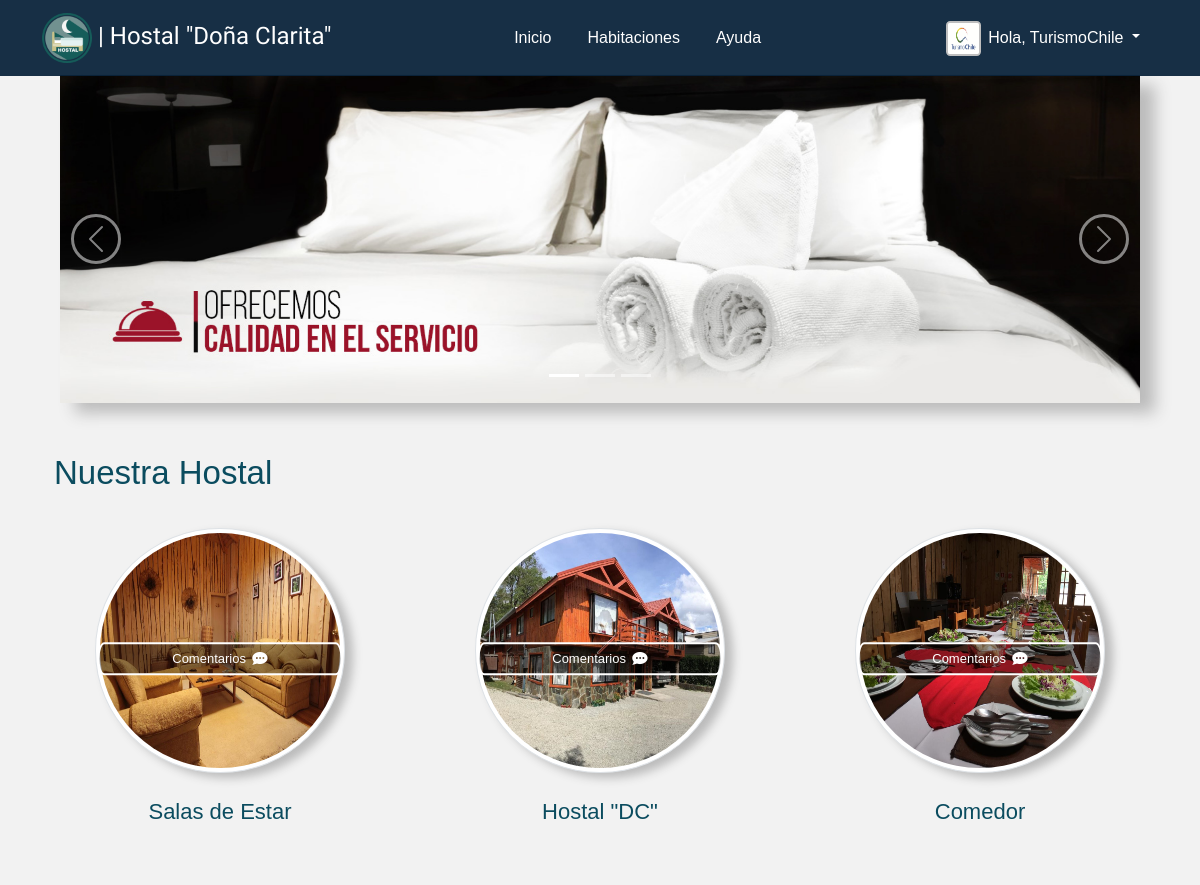
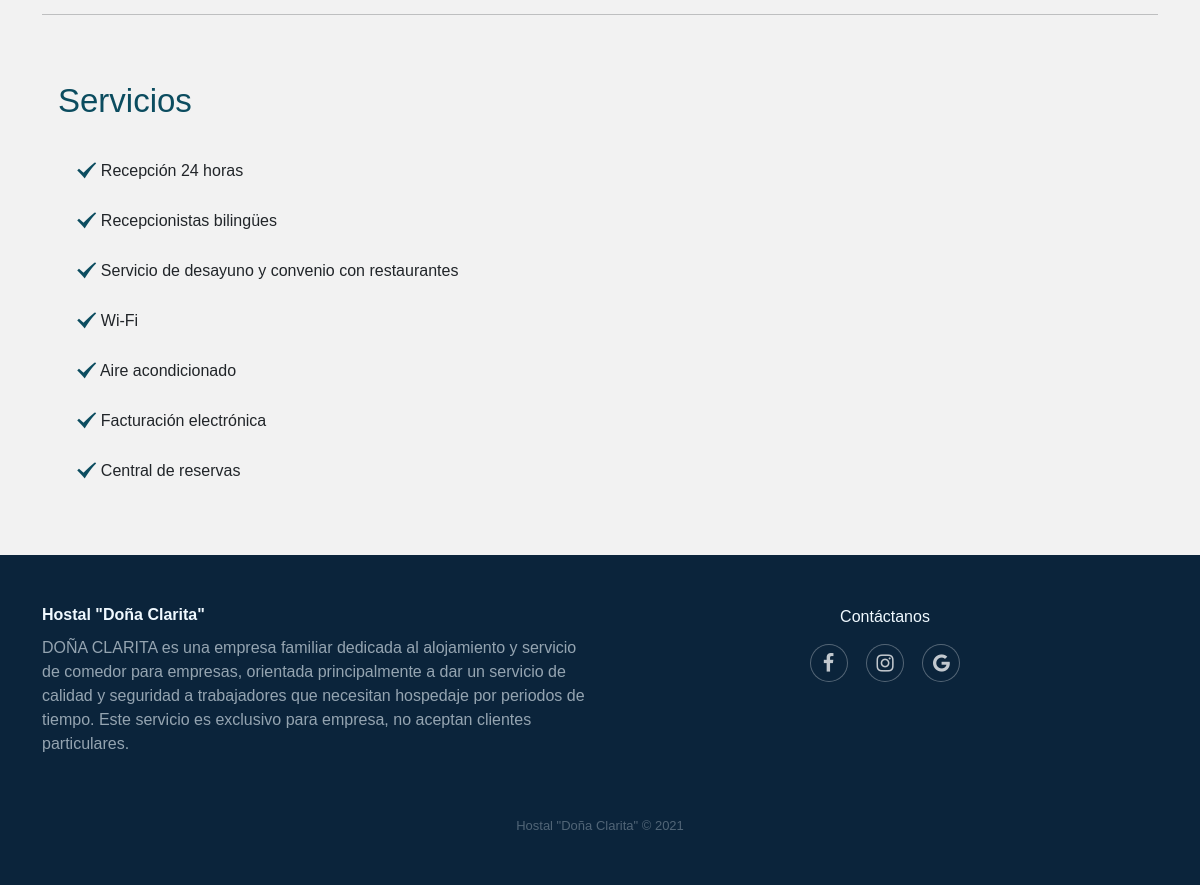
The page / (signed in) on the database its author committed (2 pictures, top to bottom).
### alojamiento/models.py (models this page shows, shortened)
class Profile(models.Model):
    user                    = models.OneToOneField(User, on_delete=models.CASCADE)
    bio                     = models.TextField(max_length=255 ,blank=True, null=True)
    telefono                = models.CharField(max_length=9, null=True, blank=True)
    foto_perfil             = models.ImageField(default='user_default.png', upload_to='fotos_perfil')
    foto_portada            = models.ImageField(default='portada_default.png', upload_to='fotos_portadas')
    twitter                 = models.CharField(max_length=50, null=True, blank=True)
    instagram               = models.CharField(max_length=50, null=True, blank=True)
    facebook                = models.CharField(max_length=50, null=True, blank=True)
    tipo_permiso            = models.CharField(max_length=50, null=True, blank=False, default='Usuario', choices=permissions_choice)

class Post(models.Model):
    user                = models.ForeignKey(User, on_delete=models.CASCADE, related_name='posts')
    fecha_creacion      = models.DateTimeField(default=timezone.now)
    Titulo              = models.CharField(max_length=100, null=True, blank=True)
    imagen              = models.ImageField(upload_to='imagenes', null=True, blank=True)
    likes               = models.ManyToManyField(User, related_name="blog_posts")
    class Meta:
        ordering = ['fecha_creacion']

### alojamiento/views.py (the view)
# urls.py: path('', Homeview.as_view(), name="index"),
class Homeview(ListView):
    model = Post
    template_name = 'index.html'

### alojamiento/templates/index.html (shortened to what this page needs)
<!DOCTYPE html>
<html lang="en">
<head>
    {% load static %}
    <link type="text/css" rel="stylesheet" href="{% static 'css/menu.css' %}">
    <link type="text/css" rel="stylesheet" href="{% static 'css/fontello.css' %}">
    <link type="text/css" rel="stylesheet" href="{% static 'css/index.css' %}">
    <link type="text/css" rel="stylesheet" href="{% static 'css/footer.css' %}">
    <link href="https://cdn.jsdelivr.net/npm/bootstrap@5.0.0-beta3/dist/css/bootstrap.min.css" rel="stylesheet">
</head>
{% if request.user.profile.tipo_permiso == 'Proveedor' %}
<link type="text/css" rel="stylesheet" href="{% static 'css/error403.css' %}">
<link href="https://fonts.googleapis.com/css?family=Raleway:500,800" rel="stylesheet">
<body class="body_error">
  <use>
  <svg version="1.1" xmlns="http://www.w3.org/2000/svg" xmlns:xlink="http://www.w3.org/1999/xlink" x="0px" y="0px" viewBox="0 0 1000 1000" enable-background="new 0 0 1000 1000" xml:space="preserve" class="whistle">
<metadata> Svg Vector Icons : http://www.onlinewebfonts.com/icon </metadata>
<g><g transform="translate(0.000000,511.000000) scale(0.100000,-0.100000)">
<path d="M4295.8,3963.2c-113-57.4-122.5-107.2-116.8-622.3l5.7-461.4l63.2-55.5c72.8-65.1,178.1-74.7,250.8-24.9c86.2,61.3,97.6,128.3,97.6,584c0,474.8-11.5,526.5-124.5,580.1C4393.4,4001.5,4372.4,4001.5,4295.8,3963.2z"/><path d="M3053.1,3134.2c-68.9-42.1-111-143.6-93.8-216.4c7.7-26.8,216.4-250.8,476.8-509.3c417.4-417.4,469.1-463.4,526.5-463.4c128.3,0,212.5,88.1,212.5,224c0,67-26.8,97.6-434.6,509.3c-241.2,241.2-459.5,449.9-488.2,465.3C3181.4,3180.1,3124,3178.2,3053.1,3134.2z"/><path d="M2653,1529.7C1644,1445.4,765.1,850,345.8-32.7C62.4-628.2,22.2-1317.4,234.8-1960.8C451.1-2621.3,947-3186.2,1584.6-3500.2c1018.6-501.6,2228.7-296.8,3040.5,515.1c317.8,317.8,561,723.7,670.1,1120.1c101.5,369.5,158.9,455.7,360,553.3c114.9,57.4,170.4,65.1,1487.7,229.8c752.5,93.8,1392,181.9,1420.7,193.4C8628.7-857.9,9900,1250.1,9900,1328.6c0,84.3-67,172.3-147.4,195.3c-51.7,15.3-790.8,19.1-2558,15.3l-2487.2-5.7l-55.5-63.2l-55.5-61.3v-344.6V719.8h-411.7h-411.7v325.5c0,509.3,11.5,499.7-616.5,494C2921,1537.3,2695.1,1533.5,2653,1529.7z"/></g></g>
</svg>
</use>
<h1 style=" color: #facf5a;">403</h1>
<h2 style="color: #455d7a;">No Esta Vez, Acceso Prohibido!</h2>
<div class="container">
  <a href="/index_proveedor" id="back">Volver a Casa</a>
</div>
</body>
{% else %}
 <header>
   {% if request.user.profile.tipo_permiso == 'Administrador' or request.user.profile.tipo_permiso == 'Recepcionista' or request.user.profile.tipo_permiso == 'Solicitante' or  request.user.profile.tipo_permiso == 'Ayudante Cocina' %}
   <div id="menu_mobile" >
     {% if request.user.is_authenticated %}
   <nav class="navbar navbar-white" id="barra_mobile">
     <div class="container">
       <a href="/" class="icon-home-2" title="Home" id="opciones_mobile"></a>
       <a href="/perfil" class="icon-user-circle-o" title="Perfil" id="opciones_mobile"></a>
       {% if request.user.profile.tipo_permiso == 'Recepcionista' %}
       <a href="/habitaciones" class="icon-list-alt" title="Dashboard" id="opciones_mobile"></a>
       {% elif request.user.profile.tipo_permiso == 'Solicitante' %}
       <a href="/proveedores" class="icon-list-alt" title="Dashboard" id="opciones_mobile"></a>
       {% elif request.user.profile.tipo_permiso == 'Ayudante Cocina' %}
       <a href="/comedor" class="icon-list-alt" title="Dashboard" id="opciones_mobile"></a>
       {% else %}
       <a href="/dashboard" class="icon-list-alt" title="Dashboard" id="opciones_mobile"></a>
       {% endif %}
       <button class="navbar-toggler" id="btn_menu" type="button" data-bs-toggle="collapse" data-bs-target="#navbarToggleExternalContent" aria-controls="navbarToggleExternalContent" aria-expanded="false" aria-label="Toggle navigation">
        <span class="icon-menu-2" ></span>
      </button>
     </div>
   </nav>
   <div class="collapse" id="navbarToggleExternalContent">
     <div class="mobile_options">
        {% if request.user.profile.tipo_permiso == 'Administrador' %}
         <div class="accordion-item">
           <h2 class="accordion-header" id="flush-headingOne">
             <a class="accordion-button collapsed" href="/ayuda" id="xd">
               Ayuda <span class="icon-help" id="icons_mobiles"></span>
             </a>
           </h2>
         </div>
        <div class="accordion-item">
          <h2 class="accordion-header" id="flush-headingOne">
            <a class="accordion-button collapsed" id="xd"  href="/nuevo_post">
            Nuevo Post <span class="icon-upload" id="icons_mobiles"></span>
            </a>
          </h2>
        </div>
         <div class="accordion-item">
           <h2 class="accordion-header" id="flush-headingOne">
             <a class="accordion-button collapsed" href="/logout" id="xd" >
               Cerrar Sesión <span class="icon-logout" id="icons_mobiles"></span>
             </a>
           </h2>
         </div>
         {% else %}
         <div class="accordion-item">
          <h2 class="accordion-header" id="flush-headingOne">
            <a class="accordion-button collapsed" href="#" id="xd"  href="#" data-bs-toggle="modal" data-bs-target="#exampleModal">
              Ayuda <span class="icon-help" id="icons_mobiles"></span>
            </a>
          </h2>
        </div>
        <div class="accordion-item">
          <h2 class="accordion-header" id="flush-headingOne">
            <a class="accordion-button collapsed" href="/logout" id="xd" >
              Cerrar Sesión <span class="icon-logout" id="icons_mobiles"></span>
            </a>
          </h2>
        </div>
        {% endif %}
       </div>
     </div>
     {% else %}
     {% endif %}
   </div>
 </div>
   <nav class="navbar navbar-white" id="barra_2" >
     <div class="container">
       <a class="navbar-brand" href="/" id="nombre_empresa">
       <img src="{% static 'img/logo2.png' %}" alt="" id="logo">
       | Hostal "Doña Clarita"
       </a>
      <ul class="nav justify-content-center">
        <li class="nav-item">
          <a class="nav-link" href="/" id="links">Inicio</a>
        </li>
        {% if request.user.profile.tipo_permiso == 'Recepcionista' %}
        <li class="nav-item">
          <a class="nav-link" href="/habitaciones" id="links">Dashboard</a>
        </li>
        {% elif request.user.profile.tipo_permiso == 'Solicitante' %}
        <li class="nav-item">
          <a class="nav-link" href="/proveedores" id="links">Dashboard</a>
        </li>
        {% elif request.user.profile.tipo_permiso == 'Ayudante Cocina' %}
        <li class="nav-item">
          <a class="nav-link" href="/comedor" id="links">Dashboard</a>
        </li>
        {% else %}
        <li class="nav-item">
         <a class="nav-link" href="/dashboard" id="links">Dashboard</a>
        </li>
        {% endif %}
        <li class="nav-item">
          <a class="nav-link"  href="/ayuda" id="links">Ayuda</a>
        </li>
      </ul>
       <ul class="nav justify-content-end" >
        {% if request.user.is_authenticated %}
         <li class="nav-item dropdown">
           <a class="nav-link dropdown-toggle" title="menú" href="#" id="navbarDropdownMenuLink" role="button" data-bs-toggle="dropdown" aria-expanded="false">
             <img src="{{ request.user.profile.foto_perfil.url}}" class="card-img" id="foto_perfil"></img>
             Hola, {{request.user.username}}
           </a>
           {% if request.user.profile.tipo_permiso == 'Administrador' %}
           <ul class="dropdown-menu" aria-labelledby="navbarDropdownMenuLink" id="opciones">
            <li><a class="dropdown-item" href="/perfil">Perfil <span class="icon-user-circle-o"></span></a></li>
            <li><a class="dropdown-item" href="/nuevo_post">Nuevo Post <span class="icon-upload"></span></a></li>
            <li><a class="dropdown-item" href="/logout" style="margin-top: 1px;">Cerrar Sesión <span class="icon-logout"></span></a></li>
          </ul>
          {% else %}
           <ul class="dropdown-menu" aria-labelledby="navbarDropdownMenuLink" id="opciones">
             <li><a class="dropdown-item" href="/perfil">Perfil <span class="icon-user-circle-o"></span></a></li>
             <li><a class="dropdown-item" href="/logout" style="margin-top: 1px;">Cerrar Sesión <span class="icon-logout"></span></a></li>
           </ul>
         </li>
         {% endif %}
       {% else %}
         <li class="nav-item dropdown">
           <a class="nav-link dropdown-toggle" title="menú" href="#" id="navbarDropdownMenuLink" role="button" data-bs-toggle="dropdown" aria-expanded="false">
             Invitado
           </a>
           <ul class="dropdown-menu" aria-labelledby="navbarDropdownMenuLink" id="opciones">
             <li><a class="dropdown-item" href="/login">Iniciar Sesión <span class="icon-user-circle-o"></span></a></li>
           </ul>
         </li>
       </ul>
       {% endif %}
     </div>
   </nav>
   {% else %}
   <nav class="navbar navbar-white" id="barra_2" >
     <div class="container">
       <a class="navbar-brand" href="/" id="nombre_empresa">
       <img src="{% static 'img/logo2.png' %}" alt="" id="logo">
       | Hostal "Doña Clarita"
       </a>
       {% if request.user.is_authenticated %}
       <ul class="nav justify-content-center">
         <li class="nav-item">
           <a class="nav-link" href="/" id="links">Inicio</a>
         </li>
        <li class="nav-item">
          <a class="nav-link" href="/all_rooms" id="links">Habitaciones</a>
        </li>
        <li class="nav-item">
          <a class="nav-link" href="/ayuda" id="links">Ayuda</a>
        </li>
       </ul>
       {% endif %}
       <ul class="nav justify-content-end" >
         {% if request.user.is_authenticated %}
         <li class="nav-item dropdown">
           <a class="nav-link dropdown-toggle" title="menú" href="#" id="navbarDropdownMenuLink" role="button" data-bs-toggle="dropdown" aria-expanded="false">
             <img src="{{ request.user.profile.foto_perfil.url}}" class="card-img" id="foto_perfil"></img>
             Hola, {{request.user.username}}
           </a>
         </li>
       {% endif %}
     </div>
   </nav>
   {% endif %}
 </header>
<body class="body">
  <div id="carouselExampleIndicators" class="carousel slide" data-bs-ride="carousel">
    <div class="carousel-indicators">
      <button type="button" data-bs-target="#carouselExampleIndicators" data-bs-slide-to="0" class="active" aria-current="true" aria-label="Slide 1"></button>
      <button type="button" data-bs-target="#carouselExampleIndicators" data-bs-slide-to="1" aria-label="Slide 2"></button>
      <button type="button" data-bs-target="#carouselExampleIndicators" data-bs-slide-to="2" aria-label="Slide 3"></button>
    </div>
    <div class="carousel-inner">
      <div class="carousel-item active">
        <img src="{% static 'img/banner2.jpg'%}" class="d-block w-100" alt="..." id="images_carrusel">
      </div>
    </div>
    <button class="carousel-control-prev" id="carrusel_btns_l" type="button" data-bs-target="#carouselExampleIndicators" data-bs-slide="prev">
      <span class="carousel-control-prev-icon" aria-hidden="true"></span>
    </button>
    <button class="carousel-control-next" id="carrusel_btns_r" type="button" data-bs-target="#carouselExampleIndicators" data-bs-slide="next">
      <span class="carousel-control-next-icon" aria-hidden="true"></span>
    </button>
  </div>
      <div class="container">
        <div class="container">
          <h2 id="titulo">Nuestra Hostal</h2>
        </div>
        <div class="row row-cols-1 row-cols-md-3 g-4">
          {% for post in object_list %}
          <div class="col" >
            <div class="card h-100" id="carta_post" >
              <img src="{{post.imagen.url}}" class="img-thumbnail rounded-circle" alt="..." id="img_posts">
              <div class="card-body">
                <h5 class="card-title" id="titulo_post">{{post.Titulo}}</h5>
              </div>
              <a href="{% url 'opiniones' post.pk %}" class="btn btn-primary" id="btn_view_hostal">Comentarios <span class="icon-chat-2"></span> </a>
            </div>
          </div>
          {% endfor%}
        </div>
        <hr class="featurette-divider" id="divisor">
        <div class="card-body" >
            <h2 id="titulo">Servicios</h2>
            <ul class="list-group list-group-flush" >
              <li class="list-group-item" id="lista_service"><span class="icon-ok-2" id="check_icons"></span> Recepción 24 horas</li>
              <li class="list-group-item" id="lista_service"><span class="icon-ok-2" id="check_icons"></span> Recepcionistas bilingües</li>
              <li class="list-group-item" id="lista_service"><span class="icon-ok-2" id="check_icons"></span> Servicio de desayuno y convenio con restaurantes</li>
              <li class="list-group-item" id="lista_service"><span class="icon-ok-2" id="check_icons"></span> Wi-Fi</li>
              <li class="list-group-item" id="lista_service"><span class="icon-ok-2" id="check_icons"></span> Aire acondicionado</li>
              <li class="list-group-item" id="lista_service"><span class="icon-ok-2" id="check_icons"></span> Facturación electrónica</li>
              <li class="list-group-item" id="lista_service"><span class="icon-ok-2" id="check_icons"></span> Central de reservas</li>
            </ul>
        </div>
      </div>
    <br>
    <br>
    <div class="footer-dark container-fluid" style="background: #0B243B;">
      <footer>
          <div class="container">
              <div class="row" style="background: #0B243B;">
                  <div class="col-md-6 item text">
                      <h3>Hostal "Doña Clarita"</h3>
                      <p>DOÑA CLARITA es una empresa familiar dedicada al alojamiento y servicio de comedor para empresas, orientada principalmente a dar un servicio de calidad y seguridad a trabajadores que necesitan hospedaje por periodos de tiempo. Este servicio es exclusivo para empresa, no aceptan clientes particulares.</p>
                  </div>
                  <div class="col item social">
                    <p>Contáctanos</p>
                    <a href="#!"><span class="icon-facebook"></span></a>
                    <a href="#!"><span class="icon-instagram"></span></a>
                    <a href="#!"><span class="icon-google"></span></a>
                </div>
              </div>
              <p class="copyright">Hostal "Doña Clarita" © 2021</p>
          </div>
      </footer>
    </div>
</body>
{% endif %}
</html>

### rows shown on the page
Post: imagen (picture), Titulo "Salas de Estar"
Post: imagen (picture), Titulo "Hostal \"DC\""
Post: imagen (picture), Titulo "Comedor"

### other values the page prints
{{ request.user.username }} "TurismoChile"
